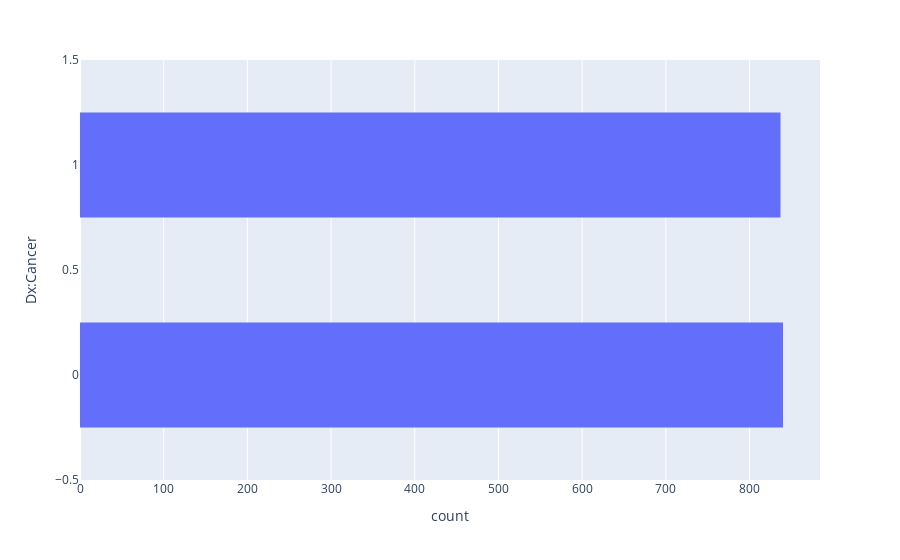

Source (notebook cell):
### Code cell
#historgram of new data set!
dx_cancer_bar = px.histogram(imputed_data, y="Dx:Cancer")
dx_cancer_bar.update_layout(bargap=0.5);
dx_cancer_bar.show()

### Figure 1 — Plotly figure (JSON) as saved in the notebook; plotly's stock layout.template omitted (floating-point values rounded to 4 significant figures; data arrays with more than 128 entries replaced by an {"elided": "..."} marker saying what was removed)
{"data": [{"alignmentgroup": "True", "bingroup": "y", "hovertemplate": "count=%{x}<br>Dx:Cancer=%{y}<extra></extra>", "legendgroup": "", "marker": {"color": "#636efa", "pattern": {"shape": ""}}, "name": "", "offsetgroup": "", "orientation": "h", "showlegend": false, "type": "histogram", "xaxis": "x", "y": {"elided": "1677 int values"}, "yaxis": "y"}], "layout": {"bargap": 0.5, "barmode": "relative", "legend": {"tracegroupgap": 0}, "margin": {"t": 60}, "xaxis": {"anchor": "y", "domain": [0, 1], "title": {"text": "count"}}, "yaxis": {"anchor": "x", "domain": [0, 1], "title": {"text": "Dx:Cancer"}}}}
